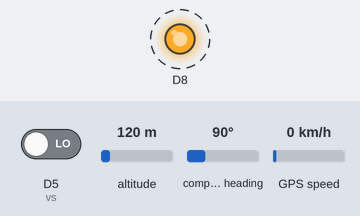
Bench run of a sketch on a simulated ESP8266 (NodeMCU). On the bench: output pins drawn as LEDs (lit = HIGH). Dashed ring = blinking. Inputs (shaded band) come from the test bench; at power-on: D5 (vs) LOW, altitude 120 m, compass heading 90°, GPS speed 0 km/h. WiFi joins after 1.5 s; servers stay silent unless stated; the GPS gets a fix after 3 s at 37.7749, -122.4194 with 8 satellites; no MQTT or app messages arrive unless stated; what the sketch prints to the serial monitor is not drawn.

Above: at 2.0 s.
Timing chart, 0 to 6.1 s (numbered marks = the images above):
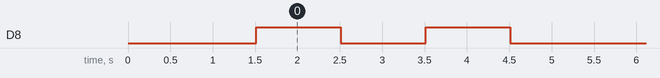

Measured:
- by itself, D8: alternates HIGH for 1.0 s and LOW for 1.0 s, 4 changes in all, then stays LOW

The sketch:

blackbox.ino
```cpp
#include <TinyGPS++.h> // library for GPS module
#include <SoftwareSerial.h> // library replacing defult RX,TX
#include <PubSubClient.h> // library for MQTT comunication
#include <ESP8266WiFi.h> // library for connecting to the Wifi

TinyGPSPlus gps;  // The TinyGPS++ object
SoftwareSerial ss(D2, D1); // The serial connection to the GPS device, connected at D1,D2 digital pins

const char* wifi_ssid = "SL"; //ssid of wifi
const char* wifi_password = "12121212"; //password of wifi

float latitude , longitude, vib,speed; // geolocation variables
int year , month , date, hour , minute , second;  // geolocation variables
String date_str , time_str , lat_str , lng_str, vib_str,speed_str;  // geolocation variables
int pm;
int vs =D5; //vibration sensor connected at digital pin D5
boolean connectedwifi = false; //flag to blink the led

// MQTT connection details
#define mqtt_server "20.124.199.242"
#define mqtt_port 1883
#define mqtt_user "ahmed"
#define mqtt_password "password"
#define out_topic "vibration"         // vibration topic
#define location_long_topic "lon"     // Longitude topic
#define location_lat_topic "lat"      // Latitude topic
#define device_id "id"                // Blackbox Device ID
#define location_speed_topic "speed"  // Speed topic

// Defining wifi and MQTT clients (Objects)
WiFiClient espClient;
PubSubClient client;

void setup()
{
  // set digital pins for input and output
  pinMode(vs, INPUT);
  pinMode(D8, OUTPUT);
  // set serial monitor to see the results in the arduino serial monitor
  Serial.begin(115200);
  ss.begin(9600);
  // setup wifi function
  setup_wifi();
  // assign communication objects to MQTT clients
  client.setClient(espClient);
  client.setServer(mqtt_server, mqtt_port);
  client.setCallback(callback);

}

// will run infinitly
void loop()
{

  if (!client.connected()) {
    // attempt to reconnect function
    reconnect();
  }else{
      // Blinking if the device is already connected
      digitalWrite(D8, HIGH);   // turn the LED on (HIGH is the voltage level)
      delay(100);               // wait for 0.1 second
      digitalWrite(D8, LOW);    // turn the LED off by making the voltage LOW
      delay(100);               // wait for 0.1 second
  }
  // MQTT will continue to push messages as long as it's connected
  client.loop();

 long measurement =vibration(); // Reading digital data from the D5 Pin to get vibration.

  // this is to check if the gps sensor is sending data.
  while (ss.available() > 0) //while data is available
    if (gps.encode(ss.read())) //read gps data
     {
        displayInfo(); // display gps info in serial monitor (for debugging)
      if (gps.location.isValid()) //check whether gps location is valid
      {

        latitude = gps.location.lat(); // latitude location is stored
        lat_str = String(latitude , 6); // latitude location is stored in a string

        longitude = gps.location.lng();  //longitude location is stored
        lng_str = String(longitude , 6); //longitude location is stored in a string

        speed = gps.speed.kmph(); //speed of vehicle is stored
        speed_str = String(speed); //speed of vehicle is stored in a string

        // Client objectes used to push the stored data, followed by 1 second delay to ensure full data sent.
        Serial.println(measurement);
        client.publish(out_topic, String(measurement).c_str(), true);
        client.publish(location_long_topic, lat_str.c_str(), true);
        client.publish(location_lat_topic, lng_str.c_str(), true);
        client.publish(device_id,"ESP8266Blackbox", true);
        client.publish(location_speed_topic, speed_str.c_str(), true);
        delay(1000);
      }

        // this will still push vibration even if the GPS is lost.
        Serial.println(measurement);
        client.publish(out_topic, String(measurement).c_str(), true);


    }


}

// Setup wifi function
void setup_wifi() {
  delay(10);
  // We start by connecting to a WiFi network
  Serial.println();
  Serial.print("Connecting to ");
  Serial.println(wifi_ssid);
  // Setup wifi credintials
  WiFi.begin(wifi_ssid, wifi_password);

  while (WiFi.status() != WL_CONNECTED) {
    delay(500);
    Serial.print(".");
  }

  Serial.println("");
  Serial.println("WiFi connected");
  Serial.println("IP address: ");
  Serial.println(WiFi.localIP());
}
// Reconnect function will ensure the MQTT client is always connected, will try to reconnect if disconnect.
void reconnect() {
  // Loop until we're reconnected
  while (!client.connected()) {
    digitalWrite(D8, HIGH);   // turn the LED on (HIGH is the voltage level)
    delay(1000);                       // wait for a second
    digitalWrite(D8, LOW);    // turn the LED off by making the voltage LOW
    delay(1000);                       // wait for a second
     digitalWrite(D8, HIGH);   // turn the LED on (HIGH is the voltage level)
    delay(1000);                       // wait for a second
    digitalWrite(D8, LOW);    // turn the LED off by making the voltage LOW
    delay(1000);
    Serial.print("Attempting MQTT connection...");
    // Attempt to connect
    if (client.connect("ESP8266Blackbox", mqtt_user, mqtt_password)) {
      Serial.println("connected");
    } else {
      Serial.print("failed, rc=");
      Serial.print(client.state());
      Serial.println(" try again in 5 seconds");
      // Wait 5 seconds before retrying
      delay(5000);
    }
  }
}

// this function is for listening if Node-red pushes back a signal (for future work, for working with output sensors).
void callback(char* topic, byte* payload, unsigned int length) {
   Serial.print("Message arrived [");
   Serial.print(topic);
   Serial.print("] ");
 for (int i = 0; i < length; i++) {
  char receivedChar = (char)payload[i];
  Serial.print(receivedChar);
 }
 Serial.println();
}

//Mesuring vibration from the sensor if signals detected.
long vibration(){
  long measurement=pulseIn (vs, HIGH);//wait for the pin to get HIGH and returns measurement
  return measurement;
}

// this function is just for testing GPS connectivity by printing GPS info in Serial Monitor.
void displayInfo()
{
   Serial.println(gps.satellites.value());
     Serial.println(gps.location.lat());
  Serial.print(F("Location: "));
  if (gps.location.isValid())
  {
    Serial.print(gps.location.lat(), 6);
    Serial.print(F(","));
    Serial.print(gps.location.lng(), 6);
  }
  else
  {
    Serial.print(F("INVALID"));
  }

  Serial.print(F("  Date/Time: "));
  if (gps.date.isValid())
  {
    Serial.print(gps.date.month());
    Serial.print(F("/"));
    Serial.print(gps.date.day());
    Serial.print(F("/"));
    Serial.print(gps.date.year());
  }
  else
  {
    Serial.print(F("INVALID"));
  }

  Serial.print(F(" "));
  if (gps.time.isValid())
  {
    if (gps.time.hour() < 10) Serial.print(F("0"));
    Serial.print(gps.time.hour());
    Serial.print(F(":"));
    if (gps.time.minute() < 10) Serial.print(F("0"));
    Serial.print(gps.time.minute());
    Serial.print(F(":"));
    if (gps.time.second() < 10) Serial.print(F("0"));
    Serial.print(gps.time.second());
    Serial.print(F("."));
    if (gps.time.centisecond() < 10) Serial.print(F("0"));
    Serial.print(gps.time.centisecond());
  }
  else
  {
    Serial.print(F("INVALID"));
  }

  Serial.println();
}
```
